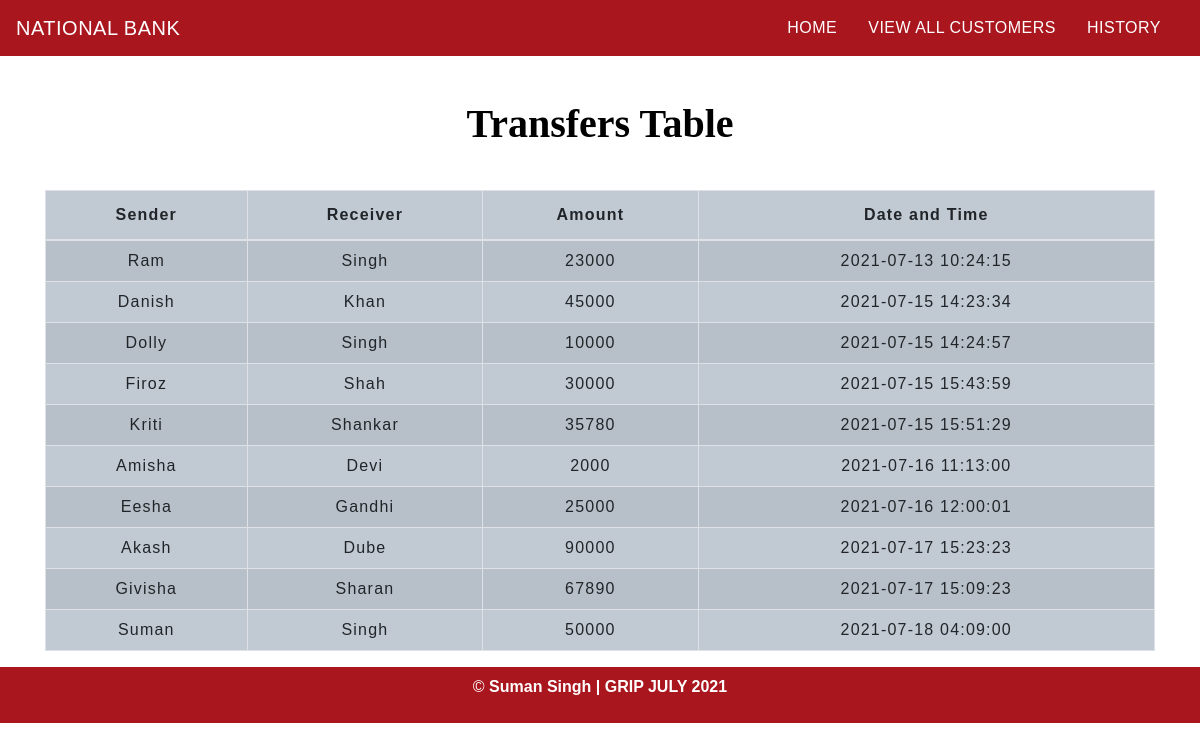
The page /transactionhistory.php on the database its author committed.
### tables this page shows
CREATE TABLE `transaction_details` (
  `sno` int(5) NOT NULL,
  `sender` varchar(100) NOT NULL,
  `receiver` varchar(100) NOT NULL,
  `balance` int(10) NOT NULL,
  `datetime` datetime NOT NULL DEFAULT CURRENT_TIMESTAMP
);

### transactionhistory.php (the view, shortened to what this page needs)
<!DOCTYPE html>
<html lang="en">
<head>
    <link rel="stylesheet" href="https://stackpath.bootstrapcdn.com/bootstrap/4.5.2/css/bootstrap.min.css">
</head>
<body>
<?php
  include 'navbar.php';
?>
	<div class="container">
        <h2 class="text-center pt-4">Transfers Table</h2>
       <br>
       <div class="table-responsive-sm">
    <table class="table table-hover table-striped table-condensed table-bordered">
        <thead>
            <tr>
                <th class="text-center">Sender</th>
                <th class="text-center">Receiver</th>
                <th class="text-center">Amount</th>
                <th class="text-center">Date and Time</th>
            </tr>
        </thead>
        <tbody>
        <?php
            include 'config.php';
            $sql ="select * from transaction_details";
            $query =mysqli_query($conn, $sql);
            while($rows = mysqli_fetch_assoc($query))
            {
        ?>
            <tr>
            <td class="py-2"><?php echo $rows['sender']; ?></td>
            <td class="py-2"><?php echo $rows['receiver']; ?></td>
            <td class="py-2"><?php echo $rows['balance']; ?> </td>
            <td class="py-2"><?php echo $rows['datetime']; ?> </td>
        <?php
            }
        ?>
        </tbody>
    </table>
    </div>
</div>
<footer class="text-center py-2">
      <p> &#xa9;<a href="https://www.linkedin.com/in/suman-singh-3501/" target="_blank">
           <b>Suman Singh | GRIP JULY 2021</b></a> </p>
</footer>
</body>
</html>

### navbar.php (shortened to what this page needs)
<nav class="navbar navbar-expand-md">
<a class="navbar-brand" href="index.php">NATIONAL BANK</a>
<div class="collapse navbar-collapse" id="collapsibleNavbar">
      <ul class="navbar-nav ml-auto">
        <li class="nav-item">
          <a class="nav-link" href="index.php">HOME</a>
        </li>
        <li class="nav-item">
          <a class="nav-link" href="transfermoney.php">VIEW ALL CUSTOMERS</a>
        </li>
        <li class="nav-item">
          <a class="nav-link" href="transactionhistory.php">HISTORY</a>
        </li>
    </div>
 </nav>

### transactionhistory.php (style rules this page uses)
* { padding: 0; margin: 0; box-sizing: border-box; font-family: Arial; }
h2 { font-size: 40px; }
table { letter-spacing: 1.2px; }
.table-striped { background-color: #c1cad3 ; }
td { text-align: center; }
footer { background: #aa161e; }
.nav-link { margin-right: 15px; color:#f3eded; letter-spacing: 0.5px; transition: 0.5s; }
nav { background-color: #aa161e; }
.navbar-brand { color: #f3eded; letter-spacing: 0.5px; }
table { margin-top: 10px; }
h2 { color:black; font-family: 'Comic Sans', cursive; text-align:center; font-weight:bold; margin-top: 20px; }
p { color: white; }
a:link { color: white; }

### rows shown on the page
transaction_details: sender "Ram", receiver "Singh", balance "23000", datetime "2021-07-13 10:24:15"
transaction_details: sender "Danish", receiver "Khan", balance "45000", datetime "2021-07-15 14:23:34"
transaction_details: sender "Dolly", receiver "Singh", balance "10000", datetime "2021-07-15 14:24:57"
transaction_details: sender "Firoz", receiver "Shah", balance "30000", datetime "2021-07-15 15:43:59"
transaction_details: sender "Kriti", receiver "Shankar", balance "35780", datetime "2021-07-15 15:51:29"
transaction_details: sender "Amisha", receiver "Devi", balance "2000", datetime "2021-07-16 11:13:00"
transaction_details: sender "Eesha", receiver "Gandhi", balance "25000", datetime "2021-07-16 12:00:01"
transaction_details: sender "Akash", receiver "Dube", balance "90000", datetime "2021-07-17 15:23:23"
transaction_details: sender "Givisha", receiver "Sharan", balance "67890", datetime "2021-07-17 15:09:23"
transaction_details: sender "Suman", receiver "Singh", balance "50000", datetime "2021-07-18 04:09:00"
